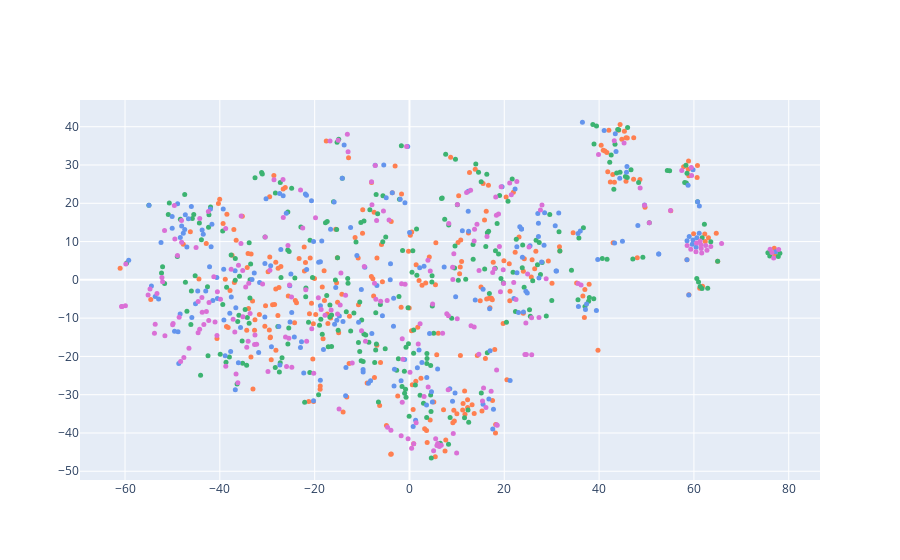

The code cell stored with this chart in its notebook:
### Code cell
tsne = TSNE(n_components=2, perplexity=15, random_state=42, init='random', learning_rate=200)
vis_dims = tsne.fit_transform(np.array(red_embeddings))
x = [x for x, y in vis_dims]
y = [y for x,y in vis_dims]

colors = [str(x) for x in df['survey_num'].to_list()]
color_map = {1: 'coral', 2: 'mediumseagreen', 3: 'cornflowerblue', 4: 'orchid'}
fig = go.Figure()
fig.add_trace(go.Scatter(
    x=x,
    y=y,
    mode='markers',
    hoverinfo='text',
    text=df['q2_24'].to_list(),
    marker=dict(
        size=5,
        color=[color_map[int(x)] for x in colors],

    ),
))

### Figure 1 — Plotly figure (JSON) as saved in the notebook; plotly's stock layout.template omitted (floating-point values rounded to 4 significant figures; data arrays with more than 128 entries replaced by an {"elided": "..."} marker saying what was removed)
{"data": [{"hoverinfo": "text", "marker": {"color": {"elided": "956 str values"}, "size": 5}, "mode": "markers", "text": {"elided": "956 str values"}, "type": "scatter", "x": {"elided": "956 float values"}, "y": {"elided": "956 float values"}}], "layout": {}}
